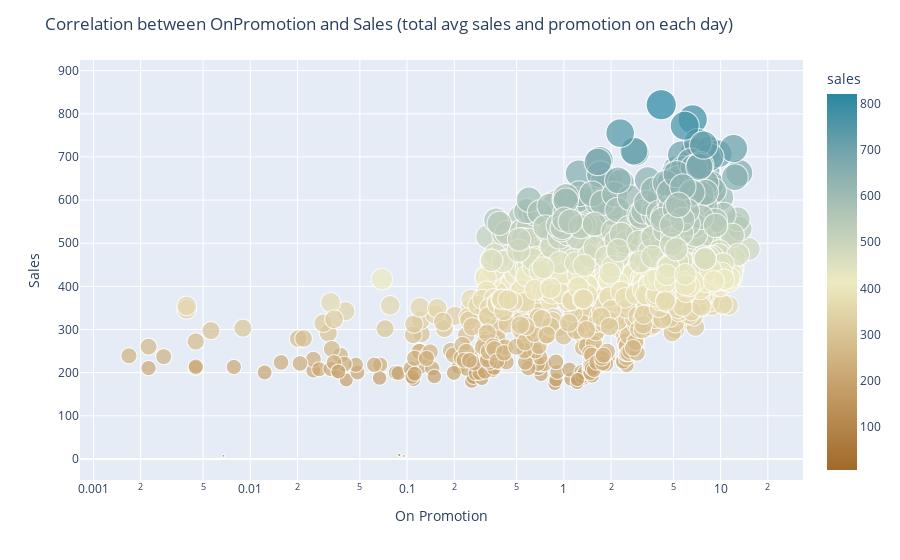

This figure's notebook cell:
### Markdown cell above
### Comments
* Increasing trend of the sales.
* In the last two years (since July 2015) the trend has been stable (almost stationary TS).
* By zooming in one can realize that there is a seasonality every 7 days, same pattern (during the weekends higher sales). The peak of the weekly sesoanlity is on Sundays/Saturdays.

### Code cell
fig = px.scatter(train_aux[train_aux['onpromotion'] > 0], x="onpromotion", y="sales", color='sales', 
                           color_continuous_scale="earth",
                 size='sales', log_x=True, size_max=30)

fig.update_layout({"title": f'Correlation between OnPromotion and Sales (total avg sales and promotion on each day)',
                   "xaxis": {"title":"On Promotion"},
                   "yaxis": {"title":"Sales"},
                   "showlegend": False})
fig.show()

### Figure 1 — Plotly figure (JSON) as saved in the notebook; plotly's stock layout.template omitted (floating-point values rounded to 4 significant figures; data arrays with more than 128 entries replaced by an {"elided": "..."} marker saying what was removed)
{"data": [{"hovertemplate": "onpromotion=%{x}<br>sales=%{marker.color}<extra></extra>", "legendgroup": "", "marker": {"color": {"elided": "1230 float values"}, "coloraxis": "coloraxis", "size": {"elided": "1230 float values"}, "sizemode": "area", "sizeref": 0.9123, "symbol": "circle"}, "mode": "markers", "name": "", "showlegend": false, "type": "scattergl", "x": {"elided": "1230 float values"}, "xaxis": "x", "y": {"elided": "1230 float values"}, "yaxis": "y"}], "layout": {"coloraxis": {"colorbar": {"title": {"text": "sales"}}, "colorscale": [[0, "rgb(161, 105, 40)"], [0.1667, "rgb(189, 146, 90)"], [0.3333, "rgb(214, 189, 141)"], [0.5, "rgb(237, 234, 194)"], [0.6667, "rgb(181, 200, 184)"], [0.8333, "rgb(121, 167, 172)"], [1, "rgb(40, 135, 161)"]]}, "legend": {"itemsizing": "constant", "tracegroupgap": 0}, "margin": {"t": 60}, "showlegend": false, "title": {"text": "Correlation between OnPromotion and Sales (total avg sales and promotion on each day)"}, "xaxis": {"anchor": "y", "domain": [0, 1], "title": {"text": "On Promotion"}, "type": "log"}, "yaxis": {"anchor": "x", "domain": [0, 1], "title": {"text": "Sales"}}}}
